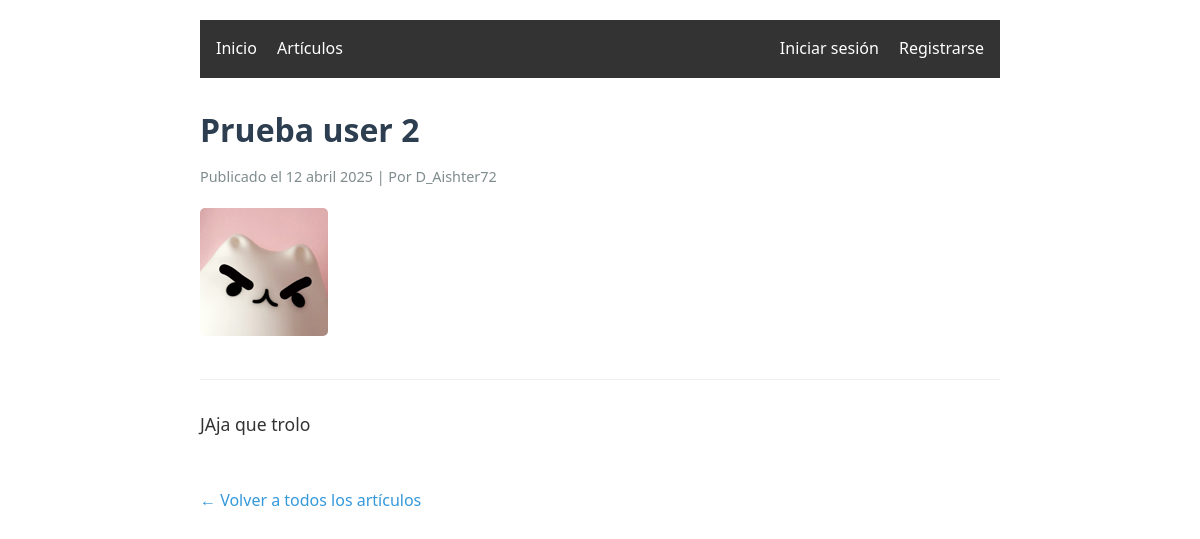
The app's page /posts/prueba-user-2/ with its own data.
### post/models.py (models this page shows, shortened)
class Post(models.Model):
    STATUS_CHOICES = [
        ('draft', 'Draft'),
        ('published', 'Published'),
    ]
    title = models.CharField(max_length=200)
    slug = models.SlugField(max_length=200, unique=True)
    author = models.ForeignKey(User, on_delete=models.CASCADE)
    content = models.TextField()
    featured_image = models.ImageField(
        upload_to='media/%Y/%m/%d/',
        blank=True,
        help_text="Main image for the post"
    )
    published_date = models.DateTimeField(default=timezone.now)
    created_date = models.DateTimeField(auto_now_add=True)
    updated_date = models.DateTimeField(auto_now=True)
    status = models.CharField(
        max_length=10,
        choices=STATUS_CHOICES,
        default='draft'
    )
    class Meta:
        ordering = ['-published_date']

### post/views.py (the view)
# urls.py: path('posts/<slug:slug>/', PostDetailView.as_view(), name='post_detail'),
@method_decorator(never_cache, name='dispatch')
class PostDetailView(DetailView):
    model = Post
    template_name = 'post_detail.html'
    context_object_name = 'post'
    slug_field = 'slug'  # Usar slug en lugar de ID para las
    slug_url_kwarg = 'slug'

### templates/post_detail.html (shortened to what this page needs)
{% load static %}
<!DOCTYPE html>
<html lang="es">
<head>
</head>
<body>
    {% include 'includes/navbar.html' %}
    {% block content %}
    <article class="article-detail">
        <header class="article-header">
            <h1 class="article-title">{{ post.title }}</h1>
            <div class="article-meta">
                Publicado el {{ post.published_date|date:"d F Y" }}
                | Por {{ post.author.username }}
            </div>
            {% if post.featured_image %}
                <img src="{{ post.featured_image.url }}" alt="{{ post.title }}" class="featured-image">
            {% endif %}
        </header>
        <div class="article-content">
            {{ post.content|linebreaks }}
        </div>
        <a href="{% url 'post_list' %}" class="back-link">← Volver a todos los artículos</a>
    </article>
    {% endblock %}
</body>
</html>

### templates/post_detail.html (style rules this page uses)
body { font-family: 'Segoe UI', Tahoma, Geneva, Verdana, sans-serif; line-height: 1.6; max-width: 800px; margin: 0 auto; padding: 20px; color: #333; }
.article-header { margin-bottom: 30px; border-bottom: 1px solid #eee; padding-bottom: 15px; }
.article-title { font-size: 2em; margin-bottom: 10px; color: #2c3e50; }
.article-meta { color: #7f8c8d; font-size: 0.9em; margin-bottom: 20px; }
.featured-image { max-width: 100%; height: auto; margin-bottom: 20px; border-radius: 5px; }
.article-content { font-size: 1.1em; margin-bottom: 30px; }
.back-link { display: inline-block; margin-top: 20px; color: #3498db; text-decoration: none; }

### records on screen
Post: title "Prueba user 2", published_date "12 abril 2025", author.username "D_Aishter72", featured_image (picture), content "JAja que trolo"
